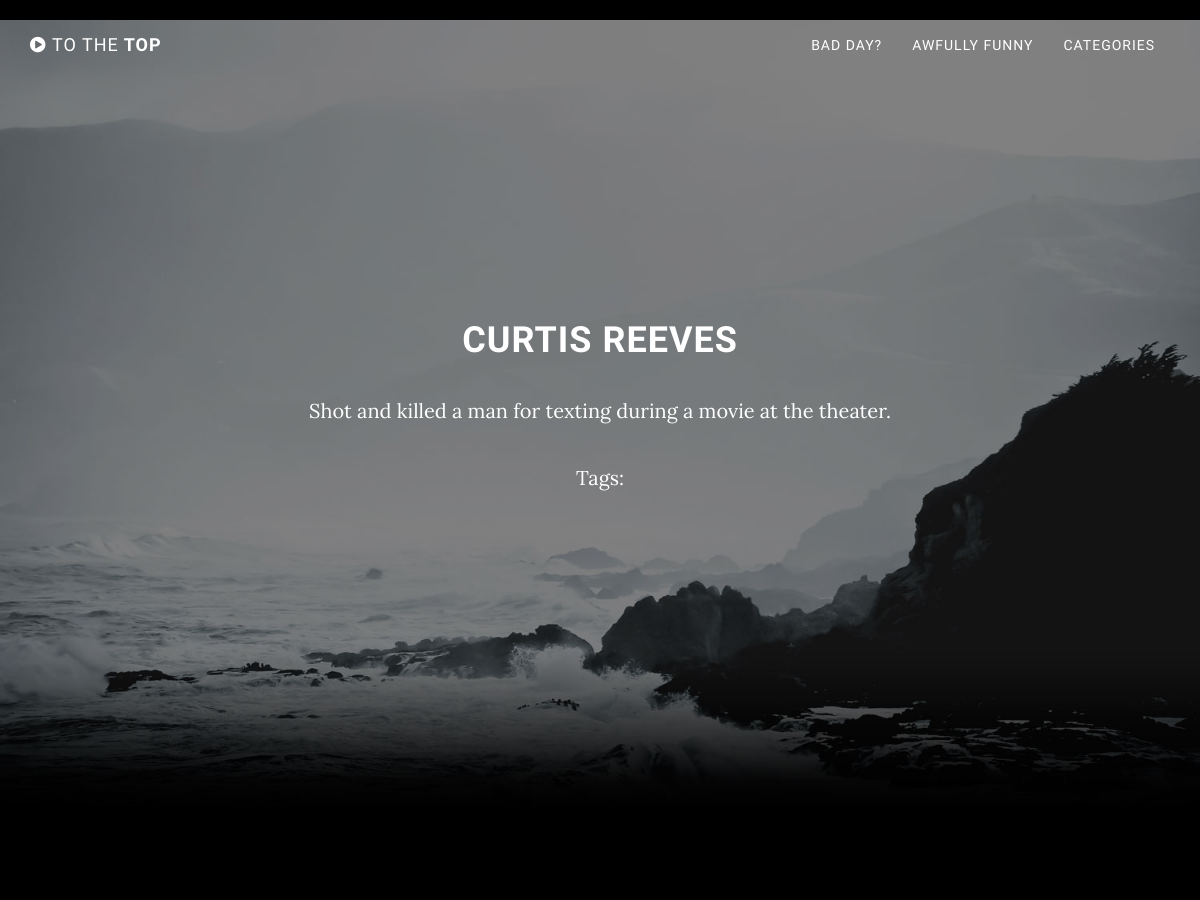
Page /reports/74/ (upper part) on the earlier database version.
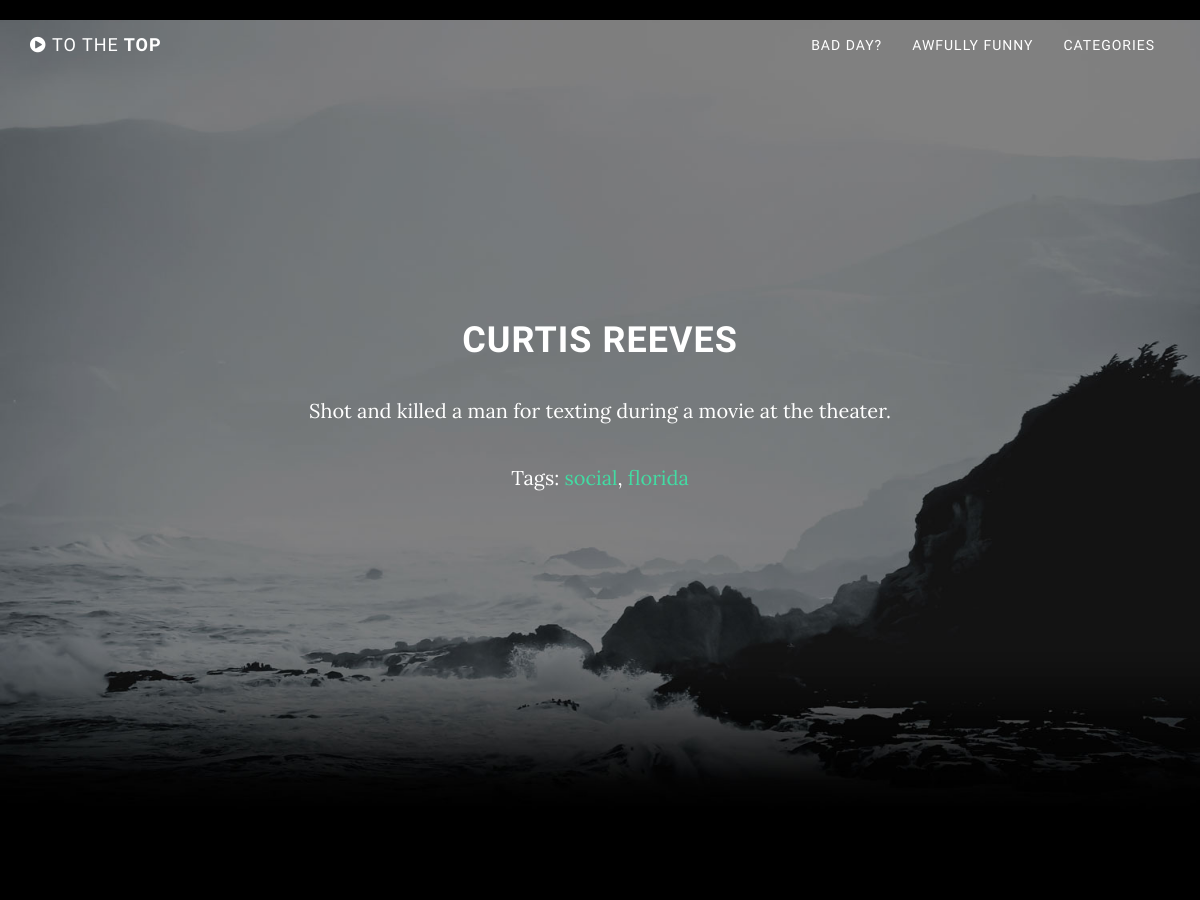
Same page on the later database version.
### violenceapp/models.py (models this page shows, shortened)
class Report(models.Model):
    name = models.CharField(max_length=50)
    age = models.IntegerField()
    state = models.ForeignKey(State)
    report_date = models.DateField()
    description = models.TextField()
    tags = models.ManyToManyField(Tags, blank=True, null=True)

class Tags(models.Model):
    tag = models.CharField(max_length=255)
    tag_slug = models.SlugField()
    def __unicode__(self):
        return self.tag
    def get_absolute_url(self):
        return "/tag/%s" % self.tag_slug

### violenceapp/views.py (the view)
# urls.py: url(r'^reports/(?P<pk>\d+)/$', views.reportdetail),
def reportdetail(request, pk):
    report = Report.objects.get(id=pk)
    context = {"report": report}
    return render(request, 'reportdetail.html', context)

### violenceapp/templates/reportdetail.html (shortened to what this page needs)
{% extends "base.html" %}
{% block content %}
<h1>{{ report.name }}</h1>
<p>{{ report.description }}</p>
<p>Tags: {% for tag in report.tags.all %}<a href="{{ tag.get_absolute_url }}">{{ tag }}</a>{% if forloop.last %}{% else %}, {% endif %}{% endfor %}</p>
{% endblock %}

### violenceapp/templates/base.html (shortened to what this page needs)
<!DOCTYPE html>
<html lang="en">
<head>
    <link href="/static/css/bootstrap.css" rel="stylesheet">
    <link href="/static/css/grayscale.css" rel="stylesheet">
    <link rel="stylesheet" href="https://maxcdn.bootstrapcdn.com/font-awesome/4.5.0/css/font-awesome.min.css>
    <script src="https://oss.maxcdn.com/html5shiv/3.7.2/html5shiv.min.js"></script>
    <link href="/static/font-awesome/css/font-awesome.min.css" rel="stylesheet" type="text/css">
</head>
<br>
<body id="page-top" data-spy="scroll" data-target=".navbar-fixed-top">
    <nav class="navbar navbar-custom navbar-fixed-top" role="navigation">
        <div class="container">
            <div class="navbar-header">
                <a class="navbar-brand page-scroll" href="#page-top">
                    <i class="fa fa-play-circle"></i>  <span class="light"> To The</span> Top
                </a>
            </div>
            <div class="collapse navbar-collapse navbar-right navbar-main-collapse">
                <ul class="nav navbar-nav">
                    <li>
                        <a class="page-scroll" href="#about">Bad Day?</a>
                    </li>
                    <li>
                        <a class="page-scroll" href="#download">Awfully Funny</a>
                    </li>
                    <li>
                        <a class="page-scroll" href="#contact">Categories</a>
                    </li>
                </ul>
            </div>
        </div>
    </nav>
    <header class="intro">
        <div class="intro-body">
            <div class="container">
                <div class="row">
                    <div class="col-md-8 col-md-offset-2">
{% block content %}{% endblock %}
                    </div>
                </div>
            </div>
        </div>
    </header>
    <section id="about" class="container content-section text-center">
    </section>
</body>
</html>

### violenceapp/static/css/grayscale.css (style rules this page uses)
body { width: 100%; height: 100%; font-family: Lora,"Helvetica Neue",Helvetica,Arial,sans-serif; color: #fff; background-color: #000; }
html { width: 100%; height: 100%; }
h1, h2, h3, h4, h5, h6 { margin: 0 0 35px; text-transform: uppercase; font-family: Montserrat,"Helvetica Neue",Helvetica,Arial,sans-serif; font-weight: 700; letter-spacing: 1px; }
p { margin: 0 0 25px; font-size: 18px; line-height: 1.5; }
@media (min-width:768px) { p { margin: 0 0 35px; font-size: 20px; line-height: 1.6; } }
a { color: #42dca3; -webkit-transition: all .2s ease-in-out; -moz-transition: all .2s ease-in-out; transition: all .2s ease-in-out; }
.light { font-weight: 400; }
.navbar-custom { margin-bottom: 0; border-bottom: 1px solid rgba(255,255,255,.3); text-transform: uppercase; font-family: Montserrat,"Helvetica Neue",Helvetica,Arial,sans-serif; background-color: #000; }
.navbar-custom .navbar-brand { font-weight: 700; }
.navbar-custom a { color: #fff; }
.navbar-custom .nav li a { -webkit-transition: background .3s ease-in-out; -moz-transition: background .3s ease-in-out; transition: background .3s ease-in-out; }
@media (min-width:768px) { .navbar-custom { padding: 20px 0; border-bottom: 0; letter-spacing: 1px; background: 0 0; -webkit-transition: background .5s ease-in-out,padding .5s ease-in-out; -moz-transition: background .5s ease-in-out,padding .5s ease-in-out; transition: background .5s ease-in-out,padding .5s ease-in-out; } }
.intro { display: table; width: 100%; height: auto; padding: 100px 0; text-align: center; color: #fff; background: url(../img/intro-bg.jpg) no-repeat bottom center scroll; background-color: #000; -webkit-background-size: cover; -moz-background-size: cover; background-size: cover; -o-background-size: cover; }
.intro .intro-body { display: table-cell; vertical-align: middle; }
@media (min-width:768px) { .intro { height: 100%; padding: 0; } }
.content-section { padding-top: 100px; }
@media (min-width:767px) { .content-section { padding-top: 250px; } }
body { webkit-tap-highlight-color: rgba(255,255,255,.2); }

Differences in the rows shown:
added Tags: tag "social"
added Tags: tag "florida"
